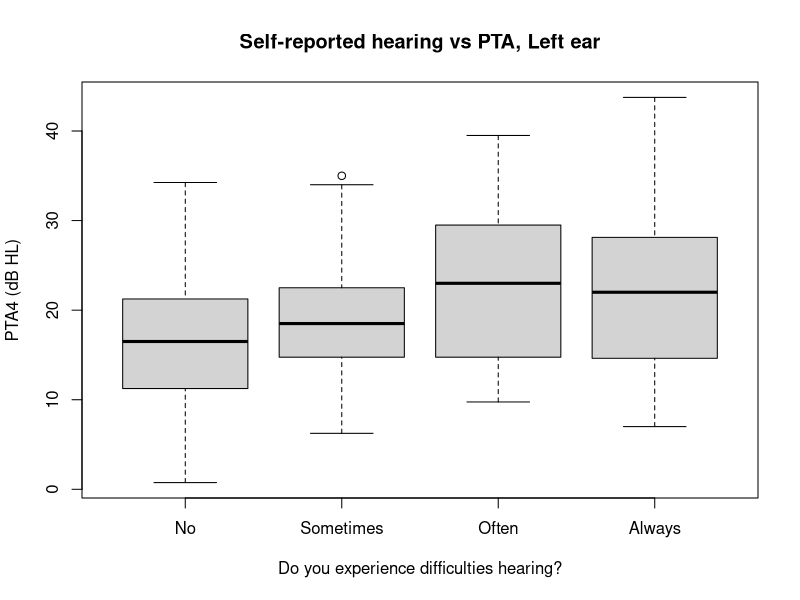
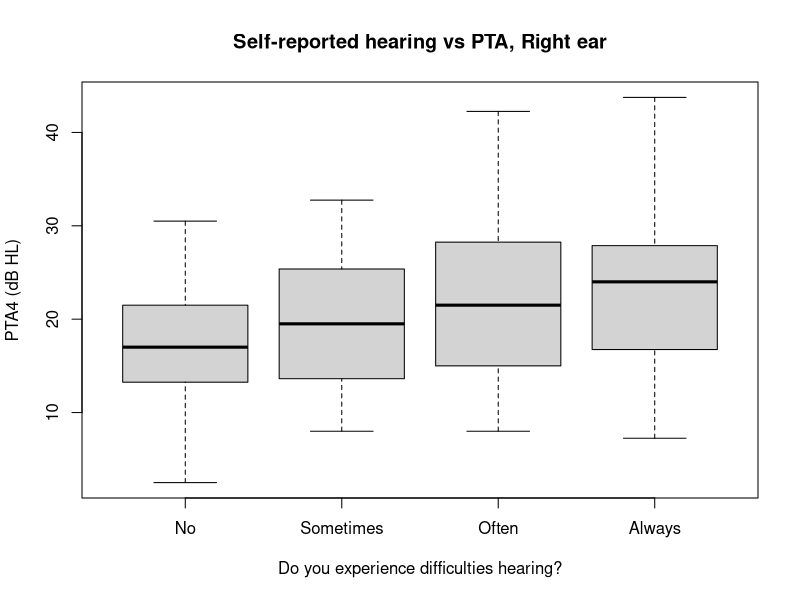
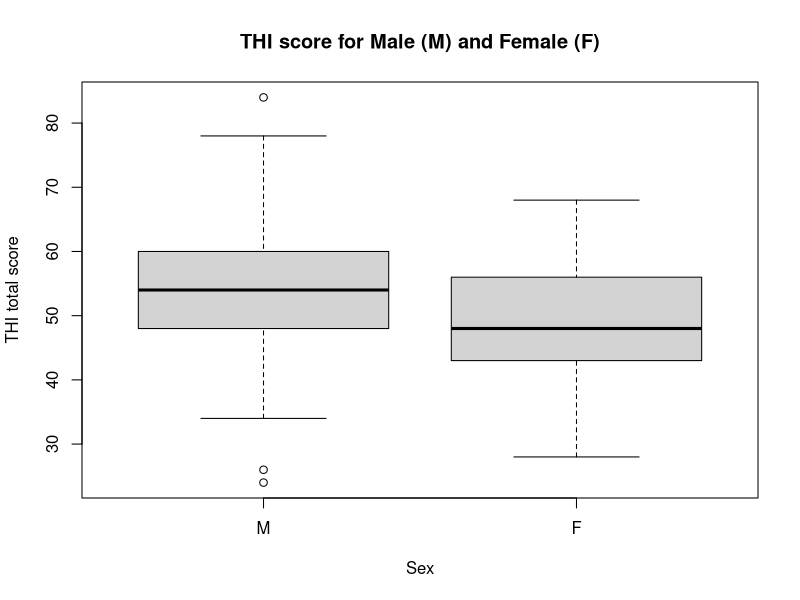
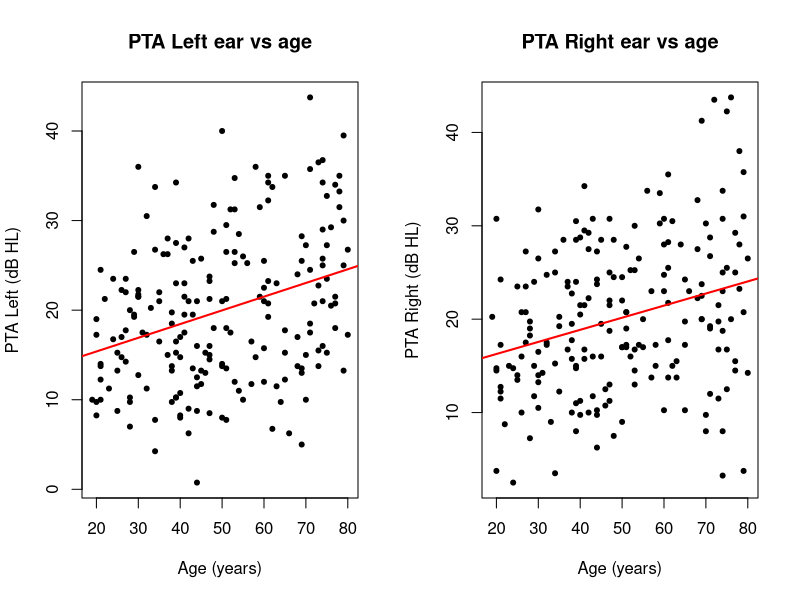

Reproduce these figures in R, in order.
## ---- chunk 1
#Create variable for sex
sex <- c("M", "F", "M", "M", "F", "M", "F", "F", "M", "F", "F")

#Create variable for ice cream preference
ic.choco <- c("Y", "Y", "Y", "Y", "N", "N", "N", "N", "Y", "N", "N")

#Fishers exact test
fisher.test(sex, ic.choco)
## ---- chunk 2
#| include: false
library(readr)

dat <- read_csv("data.csv")
## ---- chunk 3
#Dimensions of dat frame
dim(dat)

#Column names in dat frame
names(dat)

#Look at first 3 rows and 8 columns of dat
head(dat, c(3,8))
## ---- chunk 4
#Make factor of item.1
factor(dat$item.1)
## ---- chunk 5
#Make factor and write to data frame
dat$item.1 <- factor(dat$item.1)
## ---- chunk 6
#Make factor, specify levels & labels, and write to data frame
dat$item.1 <- factor(dat$item.1, 
                      levels = c(1,2), 
                      labels = c("M", "F"))
## ---- chunk 7
#Column names in data frame
names(dat)
## ---- chunk 8
#Rename variable for sex
names(dat)[names(dat) == "item.1"] <- "sex"
## ---- chunk 9
#| include: false
#Make factor of "do you have a hearing problem?"
dat$item.3 <- factor(dat$item.3, 
                      levels = c(1,2,3,4), 
                      labels = c("No", "Sometimes", 
                                 "Often", "Always"))

names(dat)[names(dat) == "item.2"] <- "age"
names(dat)[names(dat) == "item.3"] <- "hearing"
## ---- chunk 10
#Create variable for PTA4 Right
dat$PTA4.R <- (dat$R500 +  
               dat$R1000 + 
               dat$R2000 + 
               dat$R4000) / 4

#Create variable for PTA4 Left
dat$PTA4.L <- (dat$L500 +  
               dat$L1000 + 
               dat$L2000 + 
               dat$L4000) / 4
## ---- chunk 11
#Create variable of column names relevant to THI
THI.names <- paste("THI", 1:25, sep="_")
## ---- chunk 12
#Calculate total THI score per subject
dat$THIscore <- apply(dat[,THI.names], MARGIN = 1, FUN = sum)
## ---- chunk 13
plot(dat$hearing, dat$PTA4.L,
     main = "Self-reported hearing vs PTA, Left ear",
     xlab = "Do you experience difficulties hearing?",
     ylab = "PTA4 (dB HL)")

plot(dat$hearing, dat$PTA4.R,
     main = "Self-reported hearing vs PTA, Right ear",
     xlab = "Do you experience difficulties hearing?",
     ylab = "PTA4 (dB HL)")
## ---- chunk 14
#Calculate anova for PTA ~ hearing
anova.L <- aov(data = dat, PTA4.L ~ hearing)
anova.R <- aov(data = dat, PTA4.R ~ hearing)

#Show ANOVA result summary
summary(anova.L)
summary(anova.R)
## ---- chunk 15
#Pairwise t-test Left ear PTA and self-reported hearing
pairwise.t.test(dat$PTA4.L, dat$hearing, 
                p.adjust.method = "bonferroni")

#Pairwise t-test Right ear PTA and self-reported hearing
pairwise.t.test(dat$PTA4.R, dat$hearing, 
                p.adjust.method = "bonferroni")
## ---- chunk 16
#Chi square test of THI score for sex
chisq.test(dat$sex, dat$THIscore)

#Box plot of THI score for sex
plot(dat$sex, dat$THIscore,
     main = "THI score for Male (M) and Female (F)",
     xlab = "Sex",
     ylab = "THI total score")
## ---- chunk 17
#Set plot space to two columns
par(mfrow=c(1,2))

#Scatter plot of PTA LEFT as function of age
plot(dat$age, dat$PTA4.L,
     pch = 20,
     main = "PTA Left ear vs age",
     xlab = "Age (years)",
     ylab = "PTA Left (dB HL)")

#Best fit linear regression LEFT
abline(lm(data = dat, PTA4.L ~ age), lwd = 2, col = "red")

#Scatter plot of PTA RIGHT as function of age
plot(dat$age, dat$PTA4.R,
     pch = 20,
     main = "PTA Right ear vs age",
     xlab = "Age (years)",
     ylab = "PTA Right (dB HL)")

#Best fit linear regression RIGHT
abline(lm(data = dat, PTA4.R ~ age), lwd = 2, col = "red")

#Save linear regression model to variable
linear.reg.L <- lm(data = dat, PTA4.L ~ age)
linear.reg.R <- lm(data = dat, PTA4.R ~ age)

#Print summary of linear regression model
summary(linear.reg.L)
summary(linear.reg.R)
